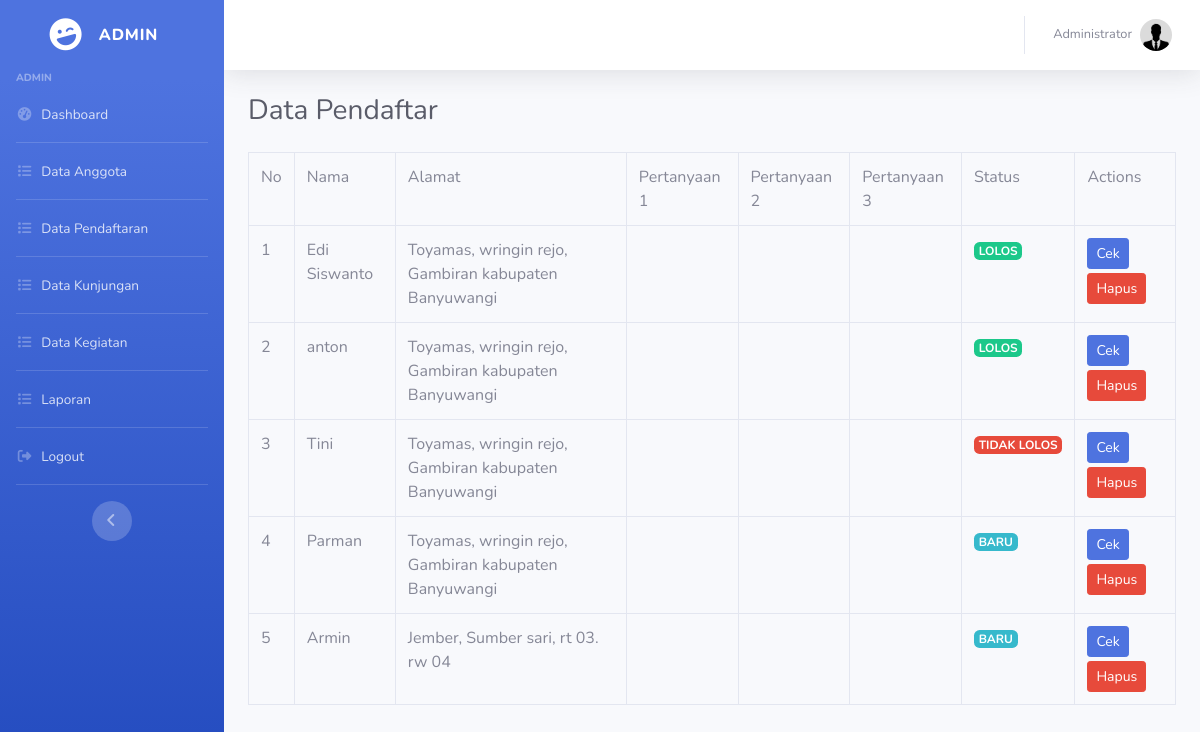
Before: /admin/pendaftaran.php (signed in) with the older database file.
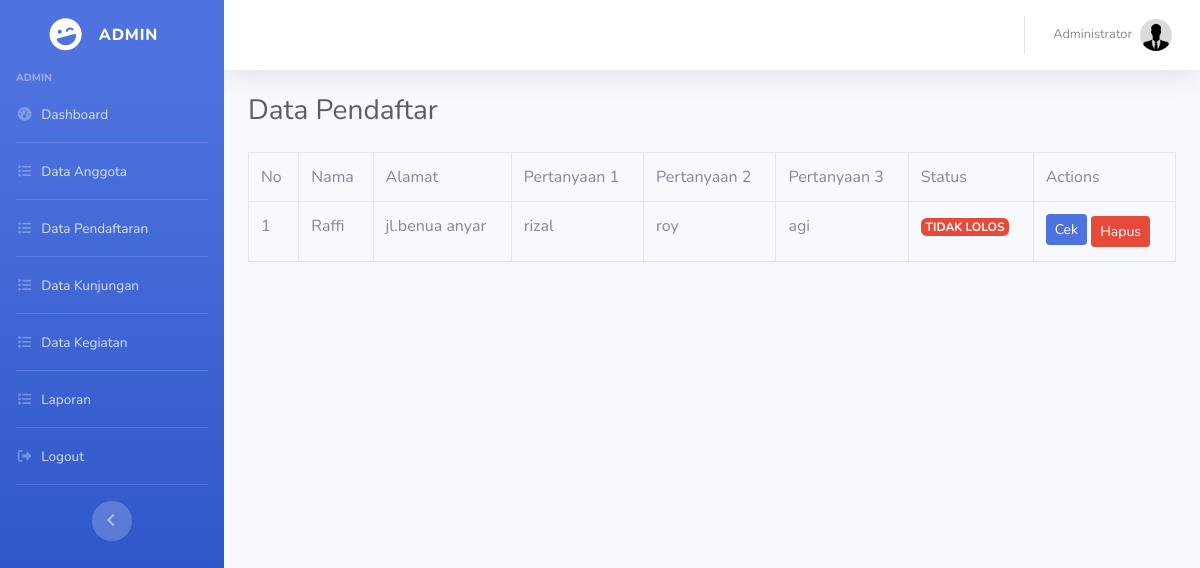
After: the same page with the newer database file.
### tables this page shows
CREATE TABLE `nilai` (
  `id` int(11) NOT NULL,
  `Pertanyaan_1` varchar(50) DEFAULT NULL,
  `Pertanyaan_2` varchar(50) DEFAULT NULL,
  `Pertanyaan_3` varchar(50) NOT NULL,
  `status` int(1) NOT NULL,
  `pendaftar_id` int(11) DEFAULT NULL
);

CREATE TABLE `pendaftar` (
  `id` int(11) NOT NULL,
  `nama` varchar(100) DEFAULT NULL,
  `tmpt_lahir` varchar(100) DEFAULT NULL,
  `tgl_lahir` date DEFAULT NULL,
  `jenis_kelamin` enum('L','P') DEFAULT NULL,
  `agama` varchar(45) DEFAULT NULL,
  `alamat` text DEFAULT NULL,
  `email` varchar(100) DEFAULT NULL,
  `telepon` varchar(45) DEFAULT NULL,
  `foto` varchar(100) NOT NULL,
  `users_id` int(11) DEFAULT NULL
);

### admin/pendaftaran_control.php (called while the page is built, shortened)
<?php
$all_pendaftar = mysqli_query($koneksi, "SELECT pendaftar.*, nilai.Pertanyaan_1, nilai.Pertanyaan_2, nilai.Pertanyaan_3, nilai.status FROM pendaftar, nilai WHERE pendaftar.id = nilai.pendaftar_id");
?>

### admin/pendaftaran.php (the view, shortened to what this page needs)
<?php include('../config/auto_load.php'); ?>
<?php include('pendaftaran_control.php'); ?>
<?php include('../template/header.php'); ?>
<div class="container-fluid">
  <h1 class="h3 mb-4 text-gray-800">Data Pendaftar</h1>
  <div class="row">
    <div class="col-md-12">
      <table class="table table-bordered table-hover">
        <tr>
          <td>No</td>
          <td>Nama</td>
          <td>Alamat</td>
          <td>Pertanyaan 1</td>
          <td>Pertanyaan 2</td>
          <td>Pertanyaan 3</td>
          <td>Status</td>
          <td>Actions</td>
        </tr>
        <?php
        $no = 1;
        while($p = mysqli_fetch_array($all_pendaftar)) { ?>
        <tr>
          <td><?= $no++ ?></td>
          <td><?= $p['nama'] ?></td>
          <td><?= $p['alamat'] ?></td>
          <td><?= $p['Pertanyaan_1'] ?></td>
          <td><?= $p['Pertanyaan_2'] ?></td>
          <td><?= $p['Pertanyaan_3'] ?></td>
          <?php
          if($p['status'] == 0) {
            $status = '<span class="badge badge-info">BARU</span>';
          } else if ($p['status'] == 1) {
            $status = '<span class="badge badge-success">LOLOS</span>';
          } else if ($p['status'] == 2) {
            $status = '<span class="badge badge-danger">TIDAK LOLOS</span>';
          }
          ?>
          <td><?= $status ?></td>
          <td>
              <a href="detailpendaftar.php?id=<?= $p['id'] ?>" class="btn btn-primary btn-sm mb-1">Cek</a>
              <a href="" class="btn btn-danger btn-sm" data-toggle="modal" data-target="#modalHapus_<?= $p['id'] ?>">Hapus</a>
          </td>
        </tr>
        <?php }
        ?>
      </table>
    </div>
  </div>
</div>

Changed rows visible on the page:
removed nilai: pendaftar.nama "Edi Siswanto", pendaftar.alamat "Toyamas, wringin rejo, Gambiran kabupaten Banyuwangi", status "LOLOS"
removed nilai: pendaftar.nama "anton", pendaftar.alamat "Toyamas, wringin rejo, Gambiran kabupaten Banyuwangi", status "LOLOS"
removed nilai: pendaftar.nama "Tini", pendaftar.alamat "Toyamas, wringin rejo, Gambiran kabupaten Banyuwangi", status "TIDAK LOLOS"
removed nilai: pendaftar.nama "Parman", pendaftar.alamat "Toyamas, wringin rejo, Gambiran kabupaten Banyuwangi", status "BARU"
removed nilai: pendaftar.nama "Armin", pendaftar.alamat "Jember, Sumber sari, rt 03. rw 04", status "BARU"
added nilai: pendaftar.nama "Raffi", pendaftar.alamat "jl.benua anyar", Pertanyaan_1 "rizal", Pertanyaan_2 "roy", Pertanyaan_3 "agi", status "TIDAK LOLOS"
